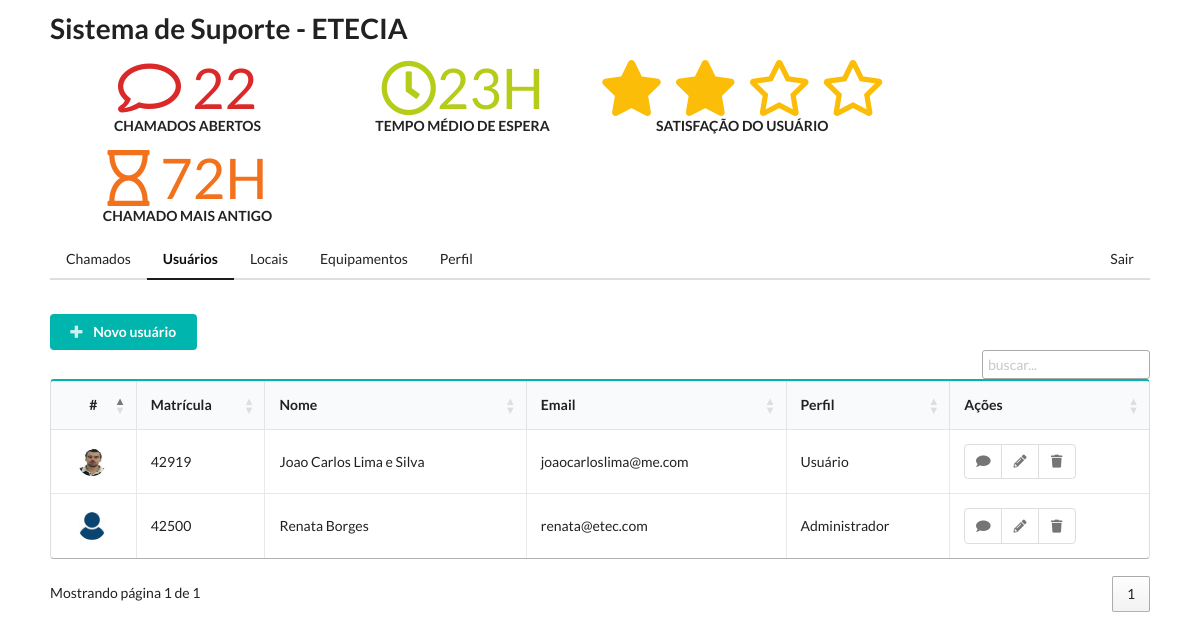
The app's page /adm/usuarios.php, older data.
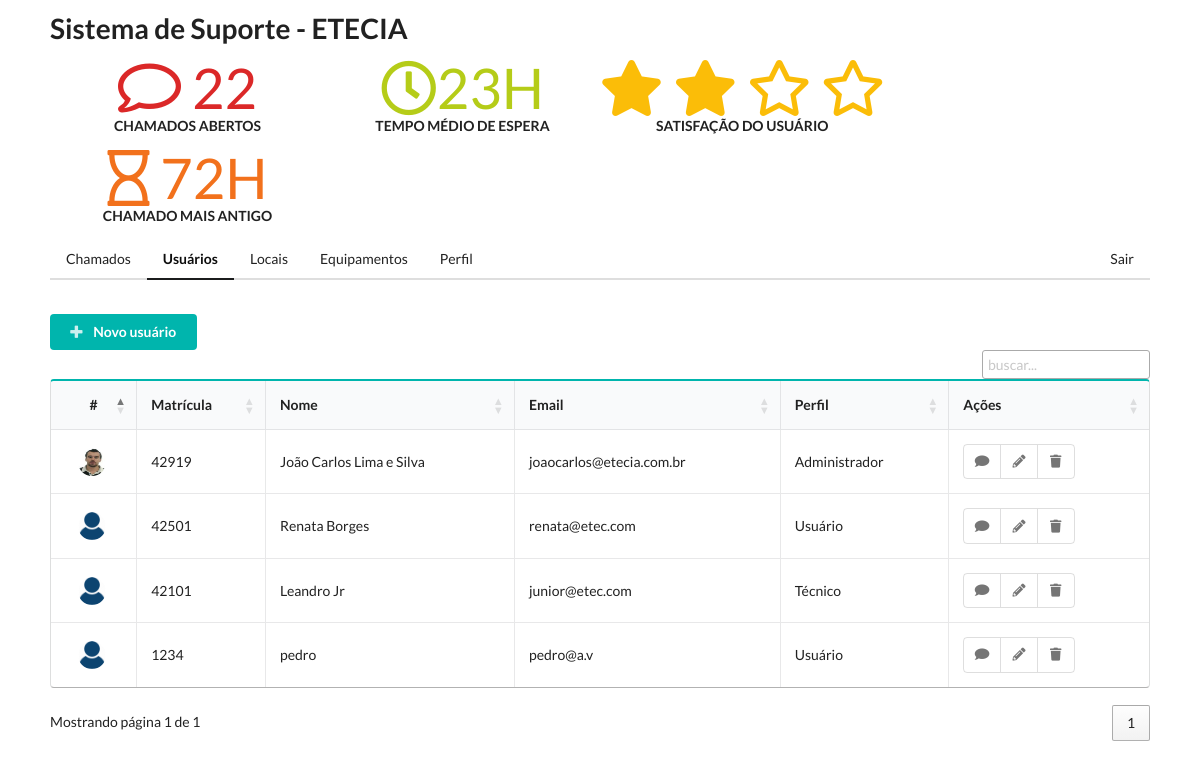
The same page, newer data.
### tables this page shows
CREATE TABLE `usuarios` (
  `id` int(11) NOT NULL,
  `matricula` int(11) NOT NULL,
  `nome` varchar(200) NOT NULL,
  `email` varchar(200) NOT NULL,
  `perfil` varchar(200) NOT NULL,
  `senha` varchar(200) NOT NULL
);

### classes/Usuario.php (called while the page is built, shortened)
<?php
class Usuario{
	public function buscarTodos(){
		$conexao = Conexao::pegarConexao();
		$query = "SELECT * FROM usuarios";
        $stmt = $conexao->query($query);
        return $stmt->fetchAll();
	}
}

### adm/usuarios.php (the view, shortened to what this page needs)
<?php
$usuario = new Usuario();
$listaUsuarios = $usuario->buscarTodos();
?>
<?php include "cabecalho.php"; ?>
<br>
<button class="ui button teal" id="btnNovo">
  <i class="icon plus"></i>
  Novo usuário
</button>
<table class="ui teal celled padded table datatable" id="datatable">
  <thead>
    <th class="center aligned">#</th>
    <th>Matrícula</th>
    <th>Nome</th>
    <th>Email</th>
    <th>Perfil</th>
    <th>Ações</th>
  </thead>
  <tbody>
    <?php foreach ($listaUsuarios as $usuario) :
      $arquivo = "../fotos/" . (string) $usuario['matricula'] . ".jpg";
      $perfil = PERFIS[$usuario["perfil"]];
    ?>
      <tr>
        <td class="center aligned"><img class="ui avatar image" src="../fotos/<?= is_file($arquivo) == true ? $usuario['matricula'] : 'semFoto' ?>.jpg"></td>
        <td><?= $usuario['matricula'] ?></td>
        <td class="single line"><?= $usuario['nome'] ?></td>
        <td><?= $usuario['email'] ?></td>
        <td><?= $perfil ?></td>
        <td>
          <div class="ui small basic icon buttons">
            <button class="ui button"><i class="comment icon"></i></button>
            <button class="ui button" onclick="editar('<?= $usuario['id'] ?>', '<?= $usuario['matricula'] ?>',
                '<?= $usuario['nome'] ?>', '<?= $usuario['email'] ?>', '<?= $usuario['perfil'] ?>', '<?= $usuario['senha'] ?>')">
              <i class="pencil icon"></i>
            </button>
            <button class="ui red button" onclick="excluir(<?= $usuario['id'] ?>)"> <i class="trash icon"></i></button>
          </div>
        </td>
      </tr>
    <?php endforeach ?>
  </tbody>
</table>

### adm/cabecalho.php (shortened to what this page needs)
<!DOCTYPE html>
<html>
<head>
	<link rel="stylesheet" type="text/css" href="../semanticui/semantic.min.css">
	<link rel="stylesheet" type="text/css" href="../semanticui/suporte.css">
  <link rel="stylesheet" type="text/css" href="https://cdn.datatables.net/1.10.19/css/jquery.dataTables.min.css">
</head>
<body>
	<h1>Sistema de Suporte - ETECIA</h1>
<?php include "estatisticas.php" ?>
  <div class="ui secondary pointing menu">
    <a href="chamados.php" class="item <?php echo (basename($_SERVER['PHP_SELF'])=='chamados.php')?'active':''; ?>">Chamados</a>
    <a href="usuarios.php" class="item <?php echo (basename($_SERVER['PHP_SELF'])=='usuarios.php')?'active':''; ?>">Usuários</a>
    <a href="locais.php" class="item <?php echo (basename($_SERVER['PHP_SELF'])=='locais.php')?'active':''; ?>">Locais</a>
    <a href="equipamentos.php" class="item <?php echo (basename($_SERVER['PHP_SELF'])=='equipamentos.php')?'active':''; ?>">Equipamentos</a>
    <a href="perfil.php" class="item <?php echo (basename($_SERVER['PHP_SELF'])=='perfil.php')?'active':''; ?>">Perfil</a>
    <div class="right menu"><a href="../logar.php" class="ui item">Sair</a></div>
  </div>

### adm/estatisticas.php
<div class="ui four statistics">
  <div class="statistic red">
    <div class="value"><i class="comment outline icon"></i> 22</div>
    <div class="label">Chamados Abertos</div>
  </div>
  <div class="statistic olive">
    <div class="value"><i class="clock outline icon"></i>23h</div>
    <div class="label">tempo médio de espera</div>
  </div>
  <div class="statistic yellow">
    <div class="value">
      <i class="star icon"></i>
      <i class="star icon"></i>
      <i class="star outline icon"></i>
      <i class="star outline icon"></i>
    </div>
    <div class="label">Satisfação do Usuário</div>
  </div>
  <div class="statistic orange">
    <div class="value"><i class="hourglass outline icon"></i> 72h</div>
    <div class="label">Chamado mais antigo</div>
  </div>
</div>

### semanticui/suporte.css (style rules this page uses)
body { margin: 10px 50px 50px 50px; }

Row changes from the older to the newer data that the page shows:
changed usuarios: nome "Joao Carlos Lima e Silva" → "João Carlos Lima e Silva"; email "joaocarloslima@me.com" → "joaocarlos@etecia.com.br"; perfil "Usuário" → "Administrador"
changed usuarios "Renata Borges": matricula "42500" → "42501"; perfil "Administrador" → "Usuário"
added usuarios: matricula "42101", nome "Leandro Jr", email "junior@etec.com", perfil "Técnico"
added usuarios: matricula "1234", nome "pedro", email "pedro@a.v", perfil "Usuário"
